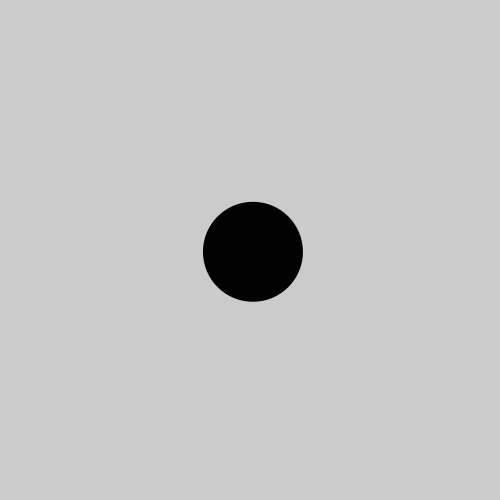
Frame 1 (no input)
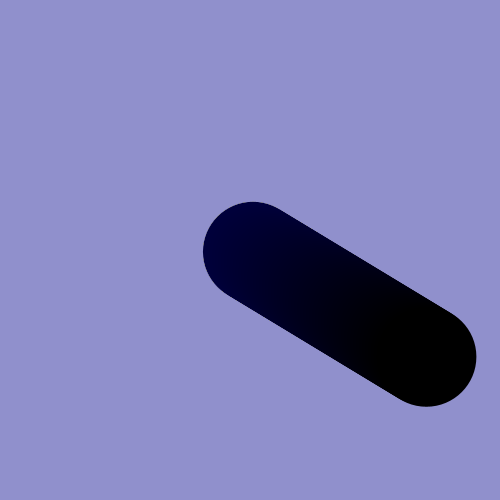
Frame 60 (the mouse pressed at the canvas centre just before this capture)
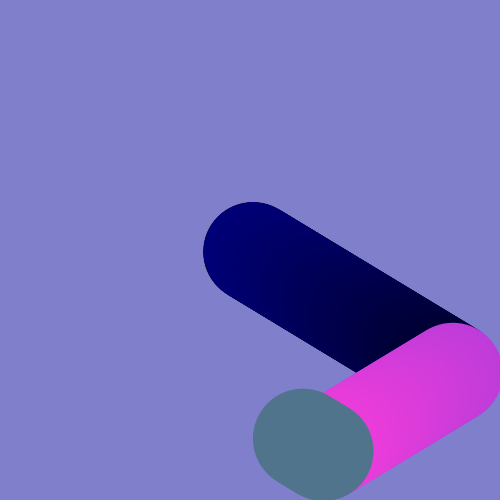
Frame 120 (the mouse held since frame 60 and released just before this capture)

The Processing sketch that drew these frames (run headless with seeded random() and noise(); from frame 60 on, the mouse is pressed at the canvas centre):

// Processing sketch: Bouncing_Ball
// ── Bouncing_Ball.pde
float x, y;
int size = 100;
float xSpeed, ySpeed;
float r, b, g;

void setup(){
  size(500,500);
  xSpeed = random(1,4);
  ySpeed = random(1,4);
  x = width/2;
  y = height/2;
  noStroke();
}

void draw(){
  fill(100,0,255,1);
  rect(0,0,width,height);
  if(xSpeed == ySpeed){
    xSpeed = random(1,4);
    ySpeed = random(1,4);
  }
  if(x>width-size/2 || x<size/2){
    xSpeed = xSpeed*-1;
  }
  x = x+xSpeed;
  if(y>height-size/2 || y<size/2){
    ySpeed = ySpeed*-1;
  }
  y = y+ySpeed;
  if(x>= width-size/2 || x<= size/2){
    r = int(random(0, 255));
    g = int(random(0, 255));
    b = int(random(0, 255));
    fill(r,g,b);
  } else {
    fill(r,g,b);
  }
  if(y>= height-size/2 || y<= size/2){
    r = int(random(0, 255));
    g = int(random(0, 255));
    b = int(random(0, 255));
    fill(r,g,b);
  } else {
    fill(r,g,b);
  }
  ellipse(x, y, size, size);
  
}
